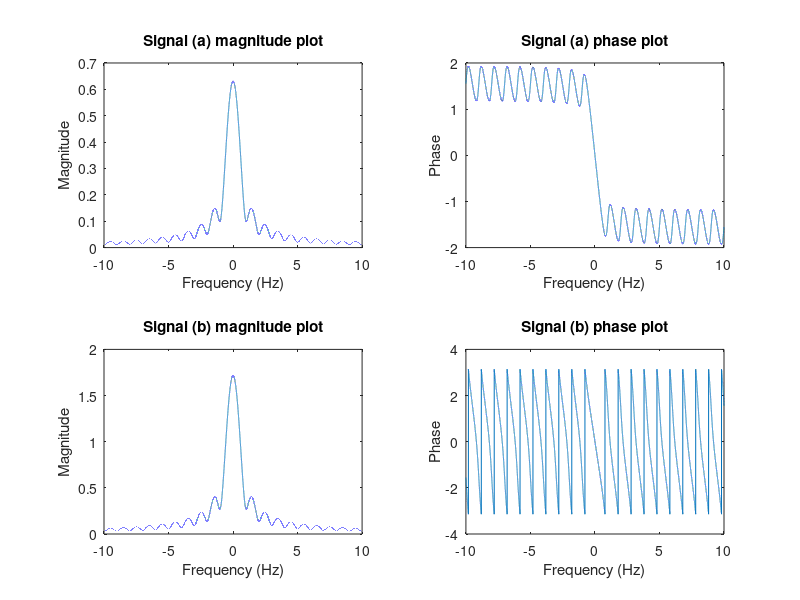

Recreate this plot in MATLAB.
clear;
clc;
 f = linspace(-10,10,1e5);
 w = 2*pi*f;
 a = 1;
 T = 1;
 
 %Fourier transform of signal (a)
Xa = (1./(a + j*w)).*(1 - exp(-T.*(a + j.*w)));

 %Fourier transform of signal (b)
Xb = (1./(a - j*w)).*(- 1 + exp(T.*(a - j.*w)));

Xa_mag = abs(Xa);
Xa_phase = angle(Xa);
Xb_mag = abs(Xb);
Xb_phase = angle(Xb);

subplot(2,2,1);
plot(f,Xa_mag);
title('Signal (a) magnitude plot');
ylabel('Magnitude');
xlabel('Frequency (Hz)');

subplot(2,2,2);
plot(f,Xa_phase);
title('Signal (a) phase plot');
ylabel('Phase');
xlabel('Frequency (Hz)');

subplot(2,2,3);
plot(f,Xb_mag);
title('Signal (b) magnitude plot');
ylabel('Magnitude');
xlabel('Frequency (Hz)');

subplot(2,2,4);
plot(f,Xb_phase);
title('Signal (b) phase plot');
ylabel('Phase');
xlabel('Frequency (Hz)');
